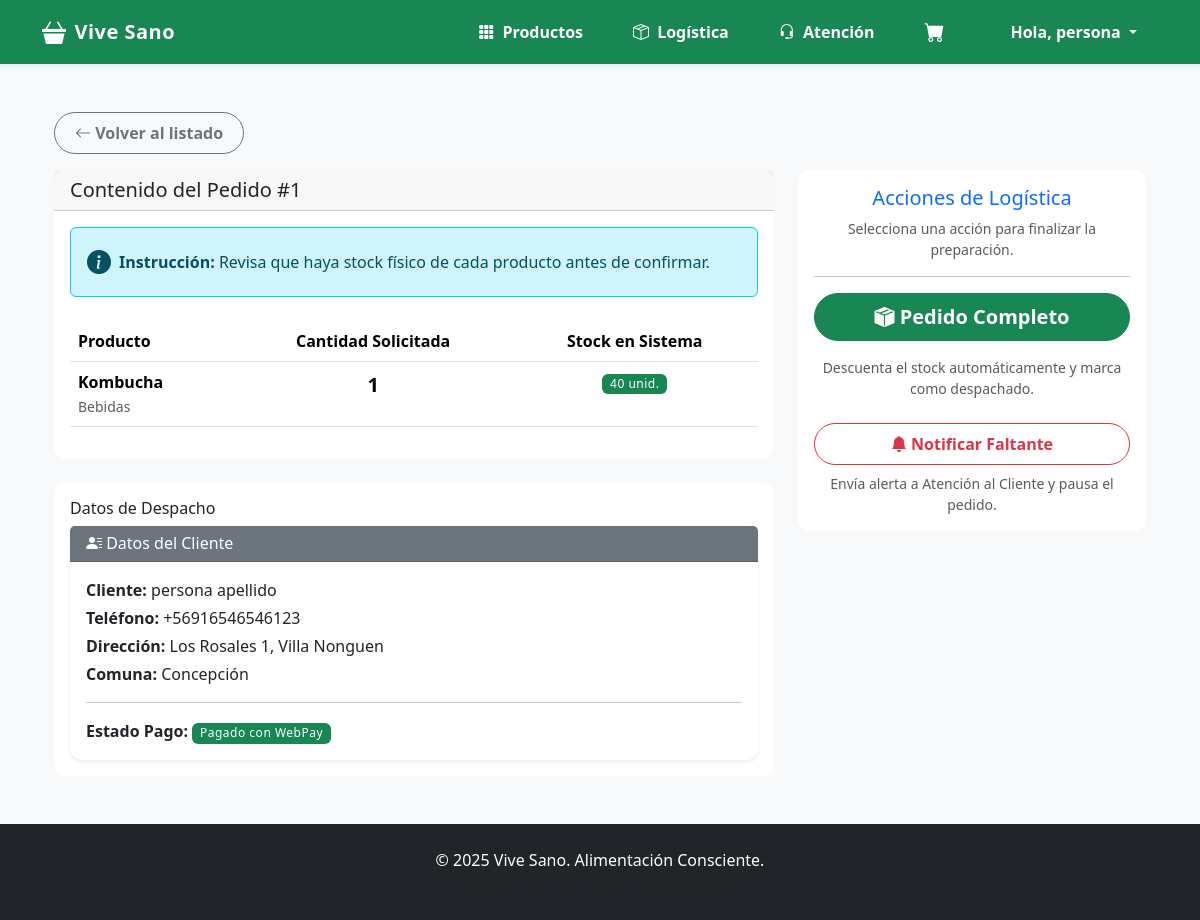
Page /gestion/logistica/preparar/1/ (signed in) on the earlier database version.
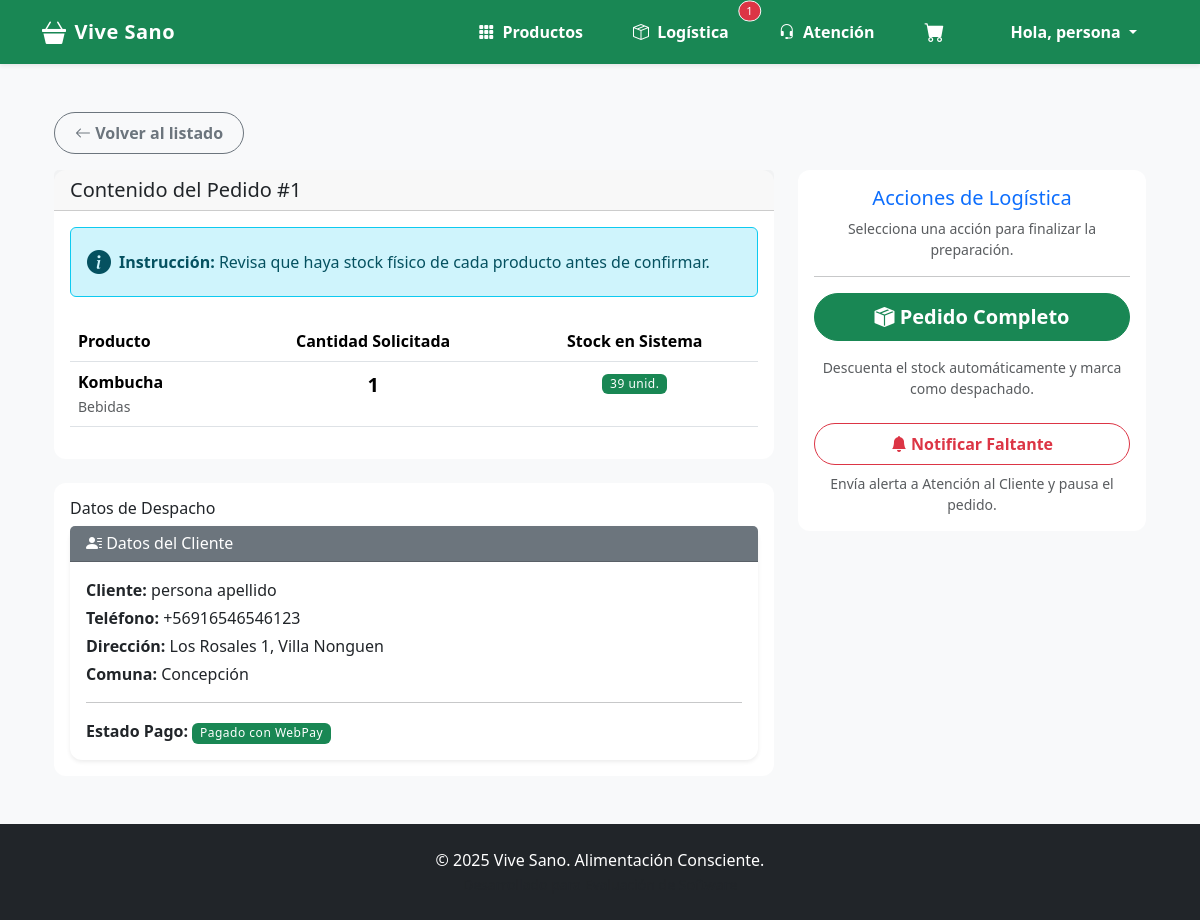
Same page on the later database version.
### gestion/models.py (models this page shows, shortened)
class DetallePedido(models.Model):
    pedido = models.ForeignKey(Pedido, related_name='detalles', on_delete=models.CASCADE)
    producto = models.ForeignKey(Producto, on_delete=models.PROTECT) # Evita borrar producto si está en un pedido
    cantidad = models.IntegerField(default=1)
    precio_unitario = models.DecimalField(max_digits=10, decimal_places=2)

class Producto(models.Model):
    nombre = models.CharField(max_length=100)
    descripcion = models.TextField(blank=True, null=True)
    precio = models.DecimalField(max_digits=10, decimal_places=2) # Usamos Decimal para dinero
    stock = models.IntegerField(default=0)
    categoria = models.CharField(max_length=50, blank=True)
    imagen = models.ImageField(upload_to='productos/', null=True, blank=True)

### gestion/views.py (the view)
    def wrapper(request, *args, **kwargs):
        if not request.user.is_authenticated:
            return redirect('core:login')
        if not request.user.is_staff:
            messages.error(request, "No tienes permisos para acceder a esa sección.")
            return redirect('core:home')
        return view_func(request, *args, **kwargs)

### core/context_processors.py (called while the page is built)
def contadores_globales(request):
    data = {
        'cant_logistica': 0,
        'cant_atencion': 0
    }
    if request.user.is_authenticated and request.user.is_staff:
        if request.user.groups.filter(name='Logistica').exists() or request.user.is_superuser:
            data['cant_logistica'] = Pedido.objects.filter(
                estado__in=['Pendiente', 'En Preparacion', 'Pagado (WebPay)']
            ).count()
        if request.user.groups.filter(name='Atencion al cliente').exists() or request.user.is_superuser:
            try:
                grupo_atencion = Group.objects.get(name='Atencion al cliente')
                data['cant_atencion'] = Notificacion.objects.filter(
                    destinatario_grupo=grupo_atencion
                ).exclude(estado__in=['LISTO', 'CANCELADO']).count()
            except Group.DoesNotExist:
                pass
    return data

### core/templatetags/auth_extras.py (called while the page is built)
@register.filter(name='has_group')
def has_group(user, group_name):
    try:
        group = Group.objects.get(name=group_name)
    except Group.DoesNotExist:
        return False
    return group in user.groups.all()

### gestion/templates/gestion/preparar_pedido.html (shortened to what the changed rows need)
{% extends 'base.html' %}
{% block content %}
<div class="container">
    <div class="row">
        <div class="col-md-8">
            <div class="card mb-4">
                <div class="card-body">
                    <table class="table">
                        <thead>
                            <tr>
                                <th>Producto</th>
                                <th class="text-center">Cantidad Solicitada</th>
                                <th class="text-center">Stock en Sistema</th>
                            </tr>
                        </thead>
                        <tbody>
                            {% for detalle in pedido.detalles.all %}
                            <tr>
                                <td>
                                    <strong>{{ detalle.producto.nombre }}</strong>
                                    <br>
                                    <small class="text-muted">{{ detalle.producto.categoria }}</small>
                                </td>
                                <td class="text-center fs-5 fw-bold">{{ detalle.cantidad }}</td>
                                <td class="text-center">
                                    {% if detalle.producto.stock >= detalle.cantidad %}
                                        <span class="badge bg-success">{{ detalle.producto.stock }} unid.</span>
                                    {% else %}
                                        <span class="badge bg-danger">{{ detalle.producto.stock }} unid. (Falta Stock)</span>
                                    {% endif %}
                                </td>
                            </tr>
                            {% endfor %}
                        </tbody>
                    </table>
                </div>
            </div>
        </div>
    </div>
</div>
{% endblock %}

### templates/base.html (shortened to what this page needs)
{% load static %}
{% load auth_extras %} <!DOCTYPE html>
<html lang="es">
<head>
    <link href="https://cdn.jsdelivr.net/npm/bootstrap@5.3.2/dist/css/bootstrap.min.css" rel="stylesheet">
    <link rel="stylesheet" href="https://cdn.jsdelivr.net/npm/bootstrap-icons@1.11.3/font/bootstrap-icons.css">
    <link rel="stylesheet" href="https://cdn.jsdelivr.net/gh/lipis/flag-icons@6.6.6/css/flag-icons.min.css"/>
    <link rel="stylesheet" href="{% static 'css/styles.css' %}">
</head>
<body class="d-flex flex-column min-vh-100">
    <nav class="navbar navbar-expand-lg navbar-dark bg-success sticky-top shadow-sm">
      <div class="container">
        <a class="navbar-brand d-flex align-items-center" href="{% url 'core:home' %}">
            <i class="bi bi-basket3-fill me-2 fs-4"></i>
            <span>Vive Sano</span>
        </a>
        <div class="collapse navbar-collapse" id="navbarNav">
          <ul class="navbar-nav ms-auto align-items-center gap-2">
            <li class="nav-item">
                <a class="nav-link" href="{% url 'core:catalogo' %}">
                    <i class="bi bi-grid-3x3-gap-fill me-1"></i> Productos
                </a>
            </li>
            {% if user.is_staff %}
                {% if request.user|has_group:"Logistica" or user.is_superuser %}
                    <li class="nav-item position-relative">
                        <a class="nav-link" href="{% url 'dashboard_logistica' %}">
                            <i class="bi bi-box-seam me-1"></i> Logística
                        </a>
                        {% if cant_logistica > 0 %}
                        <span class="position-absolute top-0 start-100 translate-middle badge rounded-pill bg-danger border border-light" style="font-size: 0.7rem;">
                            {{ cant_logistica }}
                        </span>
                        {% endif %}
                    </li>
                {% endif %}
                {% if request.user|has_group:"Atencion al cliente" or user.is_superuser %}
                    <li class="nav-item position-relative">
                        <a class="nav-link" href="{% url 'dashboard_atencion' %}">
                            <i class="bi bi-headset me-1"></i> Atención
                        </a>
                    </li>
                {% endif %}
            {% endif %}
            <li class="nav-item position-relative me-2">
                <a href="{% url 'core:ver_carrito' %}" class="nav-link">
                    <i class="bi bi-cart-fill fs-5"></i>
                </a>
            </li>
            {% if user.is_authenticated %}
                <li class="nav-item dropdown ms-2">
                    <a class="nav-link dropdown-toggle" href="#" role="button" data-bs-toggle="dropdown">
                        Hola, {{ user.first_name|default:user.username }}
                    </a>
                </li>
            {% endif %}
          </ul>
        </div>
      </div>
    </nav>
    <main class="container my-5 flex-grow-1">
        {% block content %}{% endblock %}
    </main>
    <footer class="bg-dark text-white text-center py-4 mt-auto">
        <div class="container">
            <p class="mb-0">&copy; 2025 Vive Sano. Alimentación Consciente.</p>
            <small class="text-muted">Desarrollado para Evaluación de Software</small>
        </div>
    </footer>
</body>
</html>

Differences in the rows shown:
changed through a linked row, DetallePedido "Kombucha": producto.stock "40" → "39"
Other differences:
{{ cant_logistica }}: (not shown) → "1"
